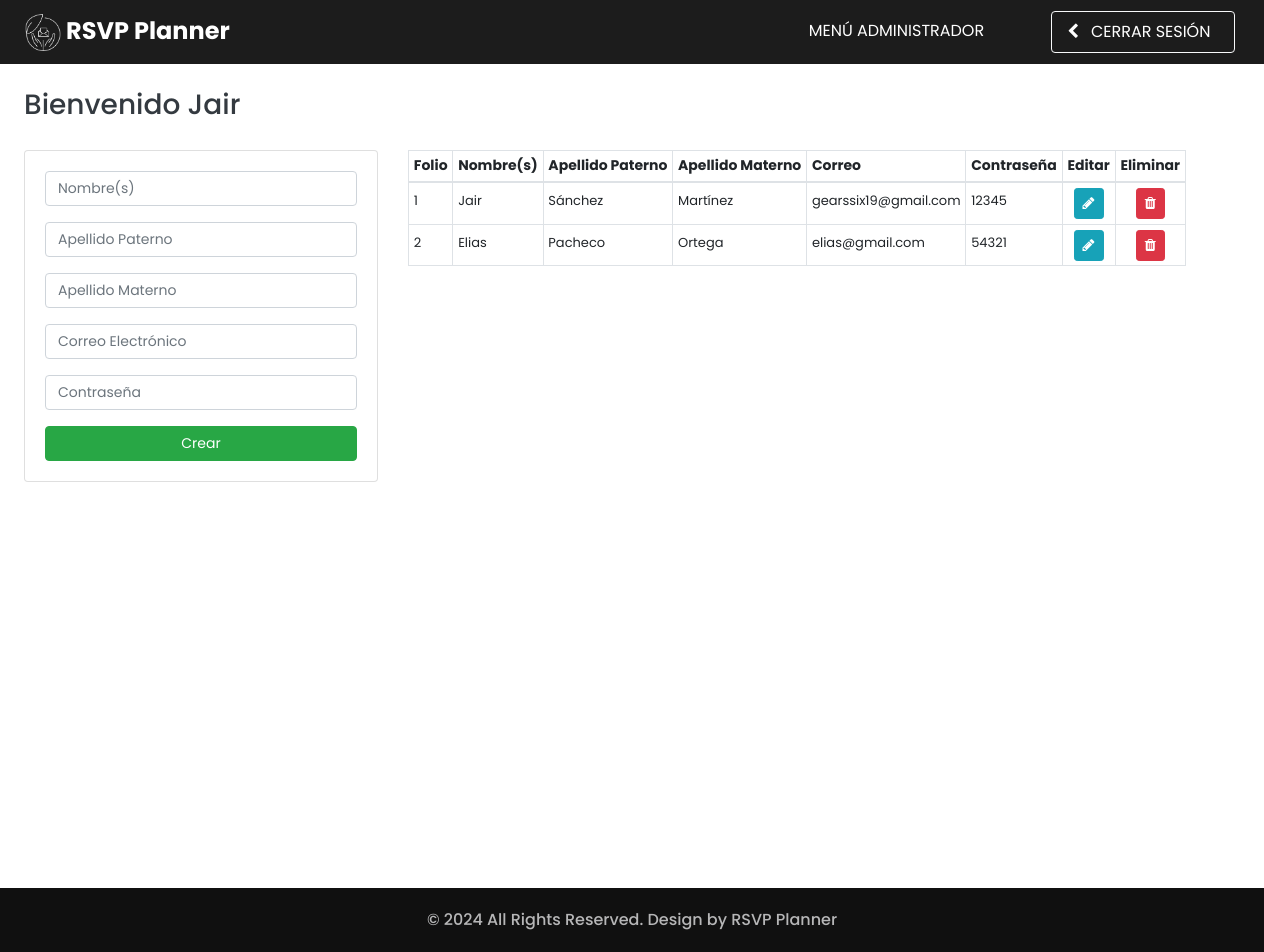
The app's page /php/index_admin.php (signed in), older data.
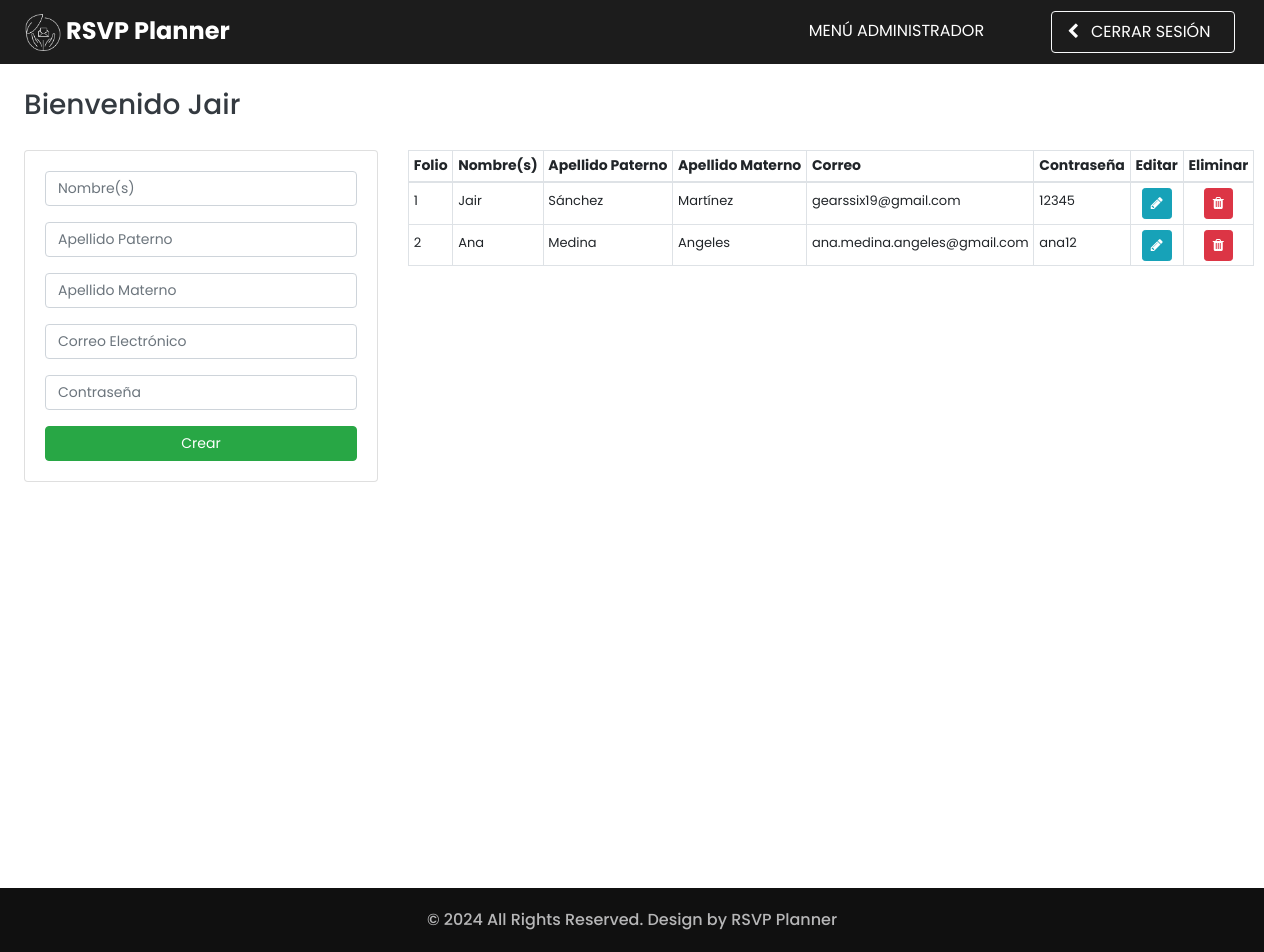
The same page, newer data.
### tables this page shows
CREATE TABLE `anfitrion` (
  `id_anfitrion` int(10) NOT NULL,
  `nombre` varchar(45) NOT NULL,
  `apaterno` varchar(45) NOT NULL,
  `amaterno` varchar(45) NOT NULL,
  `email` varchar(100) NOT NULL,
  `password` varchar(50) NOT NULL
);

### php/index_admin.php (the view, shortened to what this page needs)
<?php
  include("db.php");
	if(isset($_SESSION["email"])){
		$nombre = $_SESSION["nombre"];
	}
	else{
        header("Location: ../login.html");
	}
?>
<!DOCTYPE html>
<html>
<head>
  <link rel="stylesheet" type="text/css" href="../css/bootstrap.css" />
  <link href="../css/style.css" rel="stylesheet" />
  <link href="../css/responsive.css" rel="stylesheet" />
</head>
<body class="sub_page">
    <div class="hero_area">
      <header class="header_section">
        <div class="header_bottom">
          <div class="container-fluid" style="background-color: #1C1C1C;">
            <nav class="navbar navbar-expand-lg custom_nav-container">
              <a class="navbar-brand" href="../index.html">
                <span>
                  <img src="../images/logo_blanco.png" style="height: 37px;"> RSVP Planner
                </span>
              </a>
              <div class="collapse navbar-collapse ml-auto" id="navbarSupportedContent">
                <ul class="navbar-nav mr-5 mt-n3">
                  <li class="nav-item">
                  <a class="nav-link" href="#" target="_self">Menú Administrador
                  </a>
                  </li>
                </ul>
                <ul class="navbar-nav nav-flex-icons m-1">
                  <li class="nav-item active">
                  <a href="logout.php?cerrar=yes" class="nav-link border border-light rounded pt-2 pb-2">
                    <i class="fa fa-chevron-left mr-2"></i> Cerrar sesión&nbsp;&nbsp;
                  </a>
                  </li>
                </ul>
              </div>
            </nav>
          </div>
        </div>
      </header>
    </div>
    <main>
    <h3 class="text-dark ml-4 mb-1 mt-4">Bienvenido <?php echo $nombre ?></h6>
    <div class="container p-4 m-0">
        <div class="row">
            <div class="col-lg-4 col-md-6">
                <div class="card card-body m-0">
                    <form action="crear_anf.php" method="post" class="registration_form">
                        <div class="form-group">
                            <input type="text" class="form-control" style="font-size: 14px;" name="nombre" id="nombre" placeholder="Nombre(s)" required>
                            <input type="text" class="form-control mt-3" style="font-size: 14px;" name="apaterno" id="apaterno" placeholder="Apellido Paterno" required>
                            <input type="text" class="form-control mt-3" style="font-size: 14px;" name="amaterno" id="amaterno" placeholder="Apellido Materno" required>
                        </div>
                        <div class="form-group">
                            <input type="email" class="form-control" style="font-size: 14px;" name="email" id="email" placeholder="Correo Electrónico" required>
                        </div>
                        <div class="form-group">
                            <input type="password" class="form-control" style="font-size: 14px;" name="password" id="password" placeholder="Contraseña" required>
                        </div>
                        <div class="text-center">
                            <button type="submit" name="crear" id="crear" style="font-size: 14px;" class="btn btn-success btn-block">Crear</button>
                        </div>
                    </form>
                </div>
            </div>
            <div class="col-lg-8 col-md-6">
                <table id="dtHorizontalVerticalExample" class="table table-bordered table-sm">
                    <thead>
                        <tr style="font-size: 14px;">
                            <th>Folio</th>
                            <th>Nombre(s)</th>
                            <th>Apellido Paterno</th>
                            <th>Apellido Materno</th>
                            <th>Correo</th>
                            <th>Contraseña</th>
                            <th>Editar</th>
                            <th>Eliminar</th>
                        </tr>
                    </thead>
                    <tbody id="tabla">
                        <?php
                            $query = "SELECT * FROM anfitrion";
                            $result = mysqli_query($conexion, $query);
                            while($row = mysqli_fetch_assoc($result)){ ?>
                                <tr style="font-size: 13px;">
                                    <td class="pt-2"><?php echo $row['id_anfitrion'] ?></td>
                                    <td class="pt-2"><?php echo $row['nombre'] ?></td>
                                    <td class="pt-2"><?php echo $row['apaterno'] ?></td>
                                    <td class="pt-2"><?php echo $row['amaterno'] ?></td>
                                    <td class="pt-2"><?php echo $row['email'] ?></td>
                                    <td class="pt-2"><?php echo $row['password'] ?></td>
                                    <td class="text-center"><a href="editar_anf.php?id_anfitrion=<?php echo $row['id_anfitrion'] ?>"  class="btn btn-info btn-sm" name="">
                                        <i class="fa fa-pencil" style="color: white;"></i>
                                        </a>
                                    </td>
                                    <td class="text-center"><a href="eliminar_anf.php?id_anfitrion=<?php echo $row['id_anfitrion'] ?>"  class="btn btn-danger btn-sm" name="">
                                        <i class="fa fa-trash" style="color: white;"></i>
                                        </a>
                                    </td>
                                </tr>
                            <?php }?>
                    </tbody>
                </table>
            </div>
        </div>
    </div>
    </main>
  <footer class="container-fluid footer_section">
    <p>
      &copy; <span id="currentYear"></span> All Rights Reserved. Design by
      <a href="https://html.design/">RSVP Planner</a>
    </p>
  </footer>

### css/style.css (style rules this page uses)
body { font-family: "Poppins", sans-serif; color: #0c0c0c; background-color: #ffffff; }
.hero_area { min-height: 100vh; display: -webkit-box; display: -ms-flexbox; display: flex; -webkit-box-orient: vertical; -webkit-box-direction: normal; -ms-flex-direction: column; flex-direction: column; position: relative; }
.sub_page .hero_area { min-height: auto; }
.sub_page .custom_nav-container.navbar-expand-lg .navbar-nav .nav-item .nav-link { padding-bottom: 21px; }
.header_section { padding: 0; }
.header_section .container-fluid { padding-right: 25px; padding-left: 25px; }
#navbarSupportedContent { -webkit-box-pack: justify; -ms-flex-pack: justify; justify-content: space-between; }
.custom_nav-container { z-index: 99999; padding: 0; }
.custom_nav-container .navbar-nav { margin-left: auto; }
.custom_nav-container .navbar-nav .nav-item .nav-link { padding: 0; padding: 35px 15px 10px 15px; color: #ffffff; text-align: center; text-transform: uppercase; -webkit-transition: all .2s; transition: all .2s; }
.custom_nav-container .navbar-nav .nav-item:hover .nav-link, .custom_nav-container .navbar-nav .nav-item.active .nav-link { background-color: #1c1c1c; }
a, a:hover, a:focus { text-decoration: none; }
.btn, .btn:focus { outline: none !important; -webkit-box-shadow: none; box-shadow: none; }
.navbar-brand { display: -webkit-box; display: -ms-flexbox; display: flex; -webkit-box-orient: vertical; -webkit-box-direction: normal; -ms-flex-direction: column; flex-direction: column; -webkit-box-align: center; -ms-flex-align: center; align-items: center; }
.navbar-brand span { font-weight: bold; color: #ffffff; font-size: 24px; }
.footer_section { font-weight: 500; display: -webkit-box; display: -ms-flexbox; display: flex; -webkit-box-pack: center; -ms-flex-pack: center; justify-content: center; padding: 20px; background-color: #101010; }
.footer_section p { color: rgba(254, 254, 255, 0.7); margin: 0; text-align: center; }
.footer_section a { color: rgba(254, 254, 255, 0.7); }

### css/responsive.css (style rules this page uses)
@media (min-width: 1200px) { .container { max-width: 1170px; } }

### php/index_admin.php (style rules this page uses)
html, body, header { height: 100%; width: 100%; }
main { height: 100%; }
#dtHorizontalVerticalExample th, td { white-space: nowrap; }

Row changes from the older to the newer data that the page shows:
changed anfitrion id 2: nombre "Elias" → "Ana"; apaterno "Pacheco" → "Medina"; amaterno "Ortega" → "Angeles"; email "elias@gmail.com" → "ana.medina.angeles@gmail.com"; password "54321" → "ana12"
